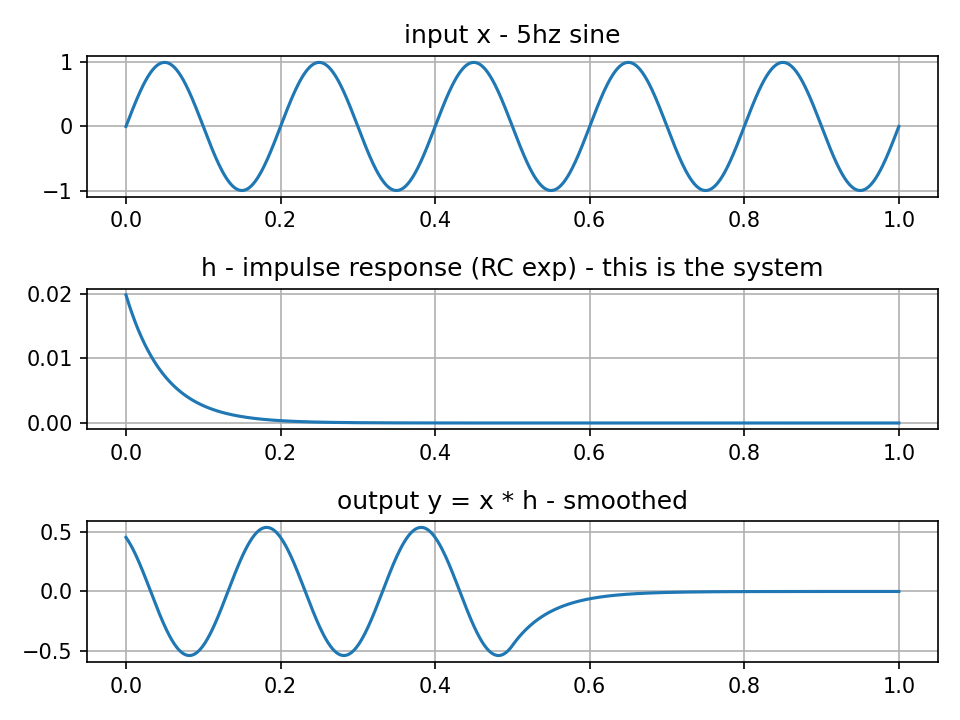

Python code for this plot:
import numpy as np
import matplotlib.pyplot as plt

# day 14 - impulse response
# LTI system = h is the system

fs = 1000
t = np.linspace(0, 1, fs)

# my input, same 5hz i always use
f = 5
x = np.sin(2*np.pi*f*t)

# h - impulse response
# rc kind, exponential decay
tau = 0.05
h = np.exp(-t/tau)
h = h / sum(h)  # make small so y not too big

# output y = x * h
y = np.convolve(x, h, mode='same')

# 1st, 2nd and 3rd plots 
plt.figure(figsize=(9,6))

plt.subplot(3,1,1)
plt.plot(t, x)
plt.title('input x - 5hz sine')
plt.grid(True)

plt.subplot(3,1,2)
plt.plot(t, h)
plt.title('h - impulse response (RC exp) - this is the system')
plt.grid(True)

plt.subplot(3,1,3)
plt.plot(t, y)
plt.title('output y = x * h - smoothed')
plt.grid(True)

plt.tight_layout()
plt.savefig('day14_impulse.png', dpi=150)
plt.show()
